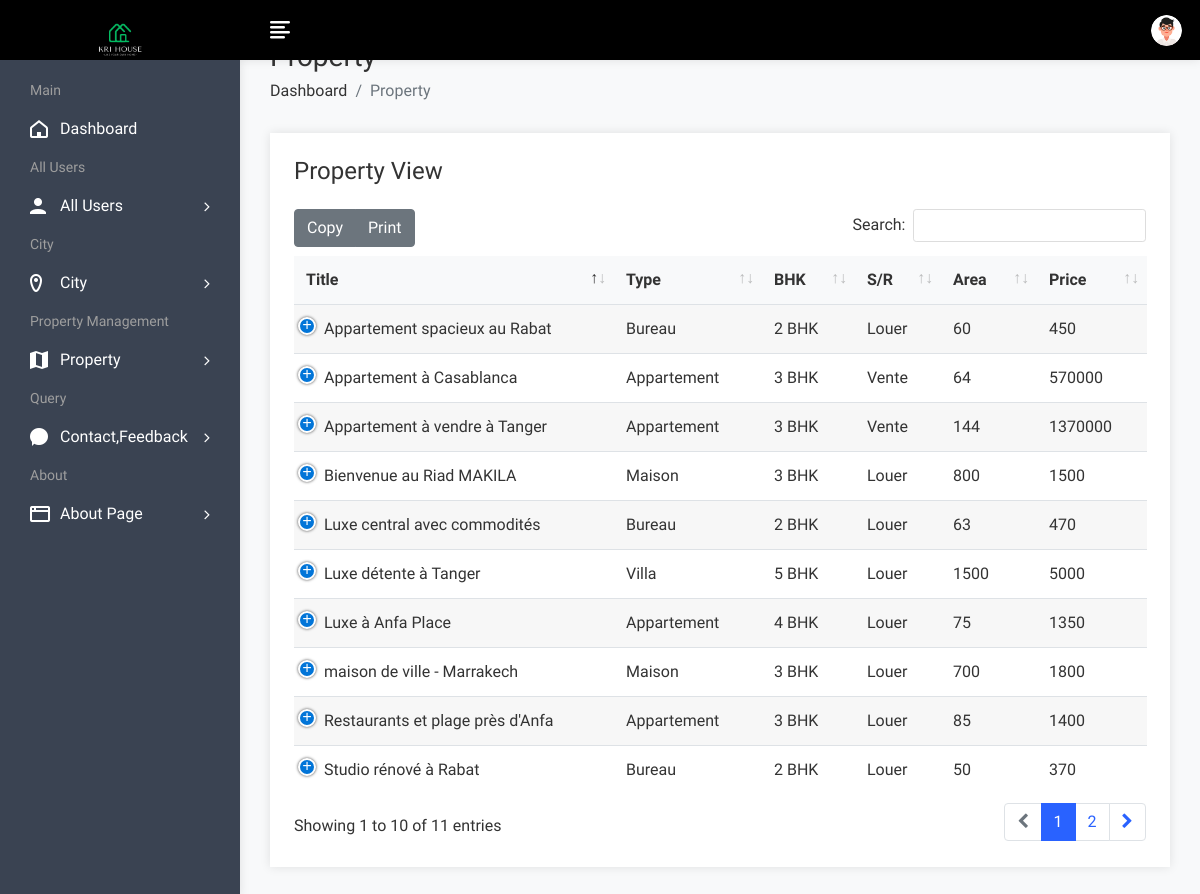
Page /admin/propertyview.php (signed in) on the committed database.
### tables this page shows
CREATE TABLE `property` (
  `pid` int(50) NOT NULL,
  `title` varchar(200) NOT NULL,
  `pcontent` longtext NOT NULL,
  `type` varchar(100) NOT NULL,
  `bhk` varchar(50) NOT NULL,
  `stype` varchar(100) NOT NULL,
  `bedroom` int(50) NOT NULL,
  `bathroom` int(50) NOT NULL,
  `balcony` int(50) NOT NULL,
  `kitchen` int(50) NOT NULL,
  `hall` int(50) NOT NULL,
  `floor` varchar(50) NOT NULL,
  `size` int(50) NOT NULL,
  `price` int(50) NOT NULL,
  `location` varchar(200) NOT NULL,
  `city` varchar(100) NOT NULL,
  `feature` longtext NOT NULL,
  `pimage` varchar(300) NOT NULL,
  `pimage1` varchar(300) NOT NULL,
  `pimage2` varchar(300) NOT NULL,
  `pimage3` varchar(300) NOT NULL,
  `pimage4` varchar(300) NOT NULL,
  `uid` int(50) NOT NULL,
  `status` varchar(50) NOT NULL,
  `mapimage` varchar(300) NOT NULL,
  `topmapimage` varchar(300) NOT NULL,
  `groundmapimage` varchar(300) NOT NULL,
  `totalfloor` varchar(50) NOT NULL,
  `date` datetime NOT NULL DEFAULT current_timestamp(),
  `isFeatured` int(11) DEFAULT NULL
);

### admin/propertyview.php (the view, shortened to what this page needs)
<!DOCTYPE html>
<html lang="en">
<head>
        <link rel="stylesheet" href="assets/css/bootstrap.min.css">
        <link rel="stylesheet" href="assets/css/font-awesome.min.css">
        <link rel="stylesheet" href="assets/css/feathericon.min.css">
		<link rel="stylesheet" href="assets/plugins/datatables/dataTables.bootstrap4.min.css">
		<link rel="stylesheet" href="assets/plugins/datatables/responsive.bootstrap4.min.css">
		<link rel="stylesheet" href="assets/plugins/datatables/select.bootstrap4.min.css">
		<link rel="stylesheet" href="assets/plugins/datatables/buttons.bootstrap4.min.css">
        <link rel="stylesheet" href="assets/css/style.css">
    </head>
    <body>
				<?php include("header.php"); ?>
            <div class="page-wrapper">
                <div class="content container-fluid">
					<div class="page-header">
						<div class="row">
							<div class="col">
								<h3 class="page-title">Property</h3>
								<ul class="breadcrumb">
									<li class="breadcrumb-item"><a href="dashboard.php">Dashboard</a></li>
									<li class="breadcrumb-item active">Property</li>
								</ul>
							</div>
						</div>
					</div>
					<div class="row">
                            <div class="col-12">
                                <div class="card">
                                    <div class="card-body">
                                        <h4 class="header-title mt-0 mb-4">Property View</h4>
                                        <table id="datatable-buttons" class="table table-striped dt-responsive nowrap">
                                            <thead>
                                                <tr>
                                                    <th>Title</th>
                                                    <th>Type</th>
                                                    <th>BHK</th>
                                                    <th>S/R</th>
													<th>Area</th>
                                                    <th>Price</th>
                                                </tr>
                                            </thead>
                                            <tbody>
												<?php
													$query=mysqli_query($con,"select * from property");
													while($row=mysqli_fetch_row($query))
													{
												?>
                                                <tr>
                                                    <td><?php echo $row['1']; ?></td>
                                                    <td><?php echo $row['3']; ?></td>
                                                    <td><?php echo $row['4']; ?></td>
                                                    <td><?php echo $row['5']; ?></td>
                                                    <td><?php echo $row['12']; ?></td>
                                                    <td><?php echo $row['13']; ?></td>
                                                </tr>
                                               <?php
												}
												?>
                                            </tbody>
                                        </table>
                                    </div>
                                </div>
                            </div>
                        </div>
				</div>
			</div>
    </body>
</html>

### rows in the picture
property: title "maison de ville - Marrakech", type "Maison", bhk "3 BHK", stype "Louer", size "700", price "1800"
property: title "Bienvenue au Riad MAKILA", type "Maison", bhk "3 BHK", stype "Louer", size "800", price "1500"
property: title "Luxe à Anfa Place", type "Appartement", bhk "4 BHK", stype "Louer", size "75", price "1350"
property: title "Restaurants et plage près d'Anfa", type "Appartement", bhk "3 BHK", stype "Louer", size "85", price "1400"
property: title "Studio rénové à Rabat", type "Bureau", bhk "2 BHK", stype "Louer", size "50", price "370"
property: title "Appartement spacieux au Rabat", type "Bureau", bhk "2 BHK", stype "Louer", size "60", price "450"
property: title "Luxe central avec commodités", type "Bureau", bhk "2 BHK", stype "Louer", size "63", price "470"
property: title "Luxe détente à Tanger", type "Villa", bhk "5 BHK", stype "Louer", size "1500", price "5000"
property: title "Appartement à Casablanca", type "Appartement", bhk "3 BHK", stype "Vente", size "64", price "570000"
property: title "Appartement à vendre à Tanger", type "Appartement", bhk "3 BHK", stype "Vente", size "144", price "1370000"
